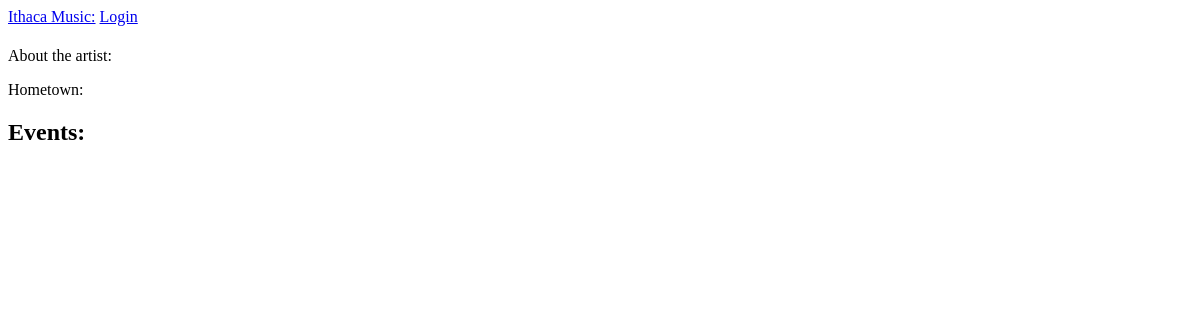
/artist/doug, run on an earlier commit of the app's database.
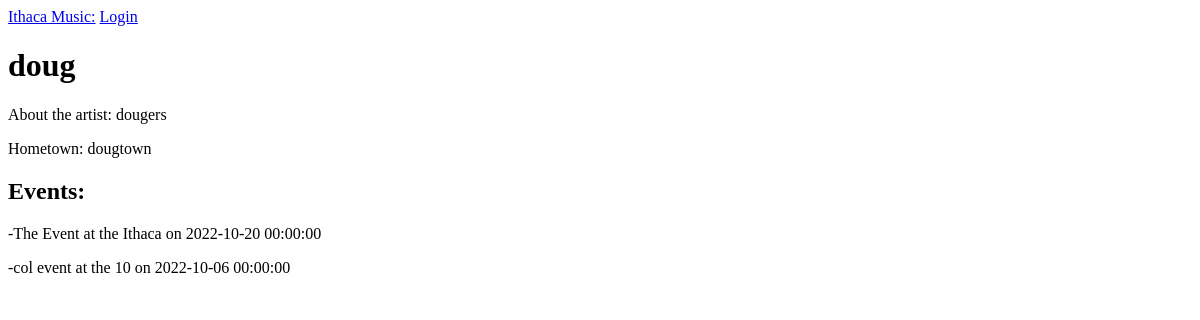
And on a later commit of the database.
### app/models.py (models this page shows, shortened)
class Artist(db.Model):
    id = db.Column(db.Integer, primary_key=True)
    name = db.Column(db.String(64), index=True)
    hometown = db.Column(db.String(64), index=True)
    about_me = db.Column(db.String(140))

class Event(db.Model):
    id = db.Column(db.Integer, primary_key=True)
    title = db.Column(db.String(64), index=True)
    location = db.Column(db.String(64), index=True)
    date_time = db.Column(db.DateTime, index=True)
    venue_id = db.Column(db.Integer, db.ForeignKey("venue.id"))

### app/routes.py (the view)
@login_required
@app.route('/artist/<name>')
def artist(name):
  artist = db.session.query(Artist).filter_by(name=name).first()
  events = db.session.query(Event).join(ArtistToEvent, ArtistToEvent.event_id == Event.id).join(Artist, Artist.id == ArtistToEvent.artist_id).filter(Artist.name == name).all()
  return render_template('artist_page.html', title=name, artist=artist, events=events)

### app/templates/artist_page.html
{% extends "base.html" %}
{% block content %}
  <h1>{{ artist.name }}</h1>
  <div>
    <p>About the artist: {{ artist.about_me }}</p>
    <p>Hometown: {{ artist.hometown }}</p>
  </div>
  <h2> Events: </h2>
    {% for event in events %}
    <div>
      <p>-{{ event.title }} at the {{ event.location }} on {{ event.date_time }}</p>
    </div>
    {% endfor %}
{% endblock %}

What changed in the data, as far as the page shows it:
added Artist: name "doug", about_me "dougers", hometown "dougtown"
added Event: title "The Event", location "Ithaca", date_time "2022-10-20 00:00:00"
added Event: title "col event", location "10", date_time "2022-10-06 00:00:00"
